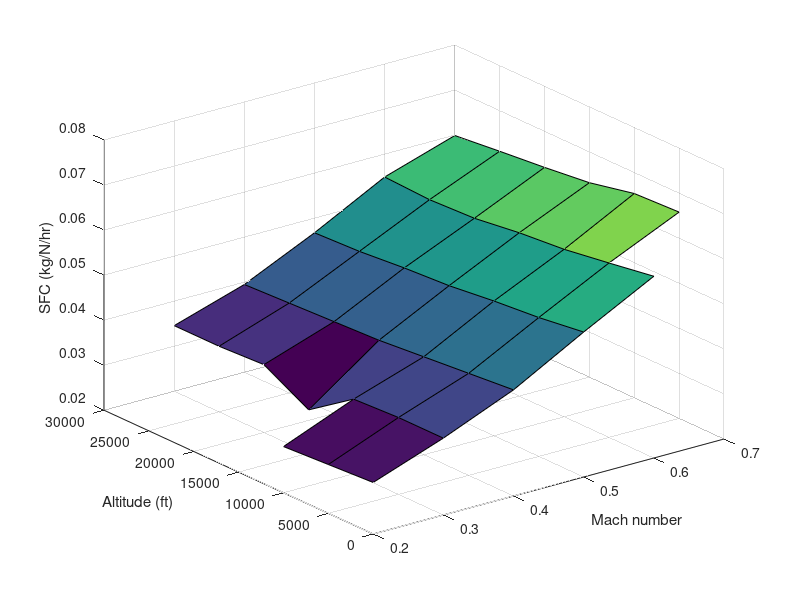
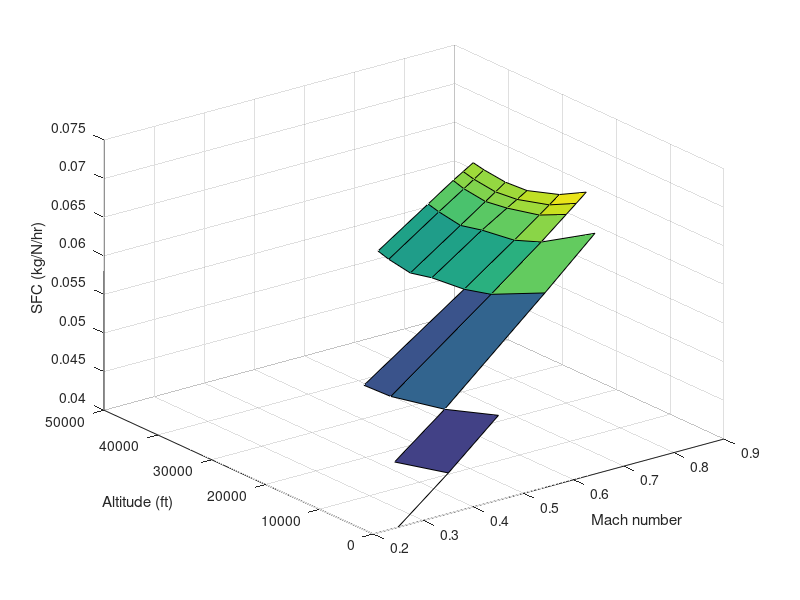

The MATLAB script that drew these images, in order: (Note: this script raises an error after producing the figures.)
%% Turboprop investigation
%      Tom Gilbert

clear all; close all; clc;

%% Aircraft constants
M_empty = 55000;                % MTOM - fuel mass
range = 1000 * 1852;            % 1000nm in metres
g = 9.81;                       % Gravity
SREF = 122;                     % Wing Area
ARW = 9;                        % Aspect ratio

%% Turboprop SFCs
p_alt0  = [0.0314405006535948, 0.0370662406181015, 0.043565856, 0.052188265, 0.060356863, NaN];
p_alt5  = [0.0308472836601307, 0.0370662406181015, 0.042658234, 0.050826832, 0.0587231434, 0.065802595];
p_alt10 = [0.0302540666666667, 0.0365653454746137, 0.041750612, 0.04991921, 0.057180186, 0.065348784];
p_alt15 = [NaN, 0.029602999152, 0.04084299, 0.0487393014, 0.056272564, 0.0631704912];
p_alt20 = [NaN, 0.0350626600441501, 0.040389179, 0.048103966, 0.054911131, 0.0619905826];
p_alt25 = [NaN, 0.0345617649006623, 0.039935368, 0.047196344, 0.05445732, 0.0609921984];
p_alt30 = [NaN, 0.0345617649006623, 0.039481557, 0.046742533, 0.054911131, 0.059903052];

p_SFC = [p_alt0; p_alt5; p_alt10; p_alt15; p_alt20; p_alt25; p_alt30];

%% Turbofan SFCs
f_alt0  = [0.0400346977338441, 0.0452693723715734, 0.050975330315314, NaN, NaN, NaN, NaN, NaN];
f_alt10 = [NaN, 0.0434850561986312, 0.0485569728343026, 0.0601076967215667, 0.066078598921086, NaN, NaN, NaN];
f_alt20 = [NaN, NaN, 0.0470093796650854, 0.0567222073143182, 0.0617367279087274, 0.0644301236266313, 0.0655119952012648, 0.0666164073909517];
f_alt25 = [NaN, NaN, 0.0468559261233926, 0.0557758305784765, 0.0603708180313543, 0.0627493150436612, 0.0637151247827964, 0.0647054193762781];
f_alt31 = [NaN, NaN, NaN, 0.0553369704974229, 0.0597516068495495, 0.0617268327778065, 0.062500097595561, 0.0632938242936834];
f_alt35 = [NaN, NaN, NaN, 0.0546774456236333, 0.0590807746912273, 0.0612976595099268, 0.0621935339611044, 0.0630966843598368];
f_alt39 = [NaN, NaN, NaN, 0.0551660717534006, 0.059557895243282, 0.0616667051983144, 0.0625452735922811, 0.0634151793532949];
f_alt41 = [NaN, NaN, NaN, 0.0555963113351152, 0.0599301137541601, 0.0621027054657041, 0.0629030160527231, 0.0636982345587722]; 

f_SFC = [f_alt0; f_alt10; f_alt20; f_alt25; f_alt31; f_alt35; f_alt39; f_alt41];

%% Turboprop - Mach numbers, Velocities and Altitudes, Densities
p_mach = [0.2: 0.1:0.7];
p_speed_of_sound = [340.3, 334.4, 328.4, 322.2, 316.0, 309.6, 303.1];           %https://www.fighter-planes.com/jetmach1.htm
p_velocity = p_speed_of_sound'*p_mach;

p_altitude = [0:5000:30000];
p_density(1, 1:6) = 1;
p_density(2, 1:6) = 0.8617;
p_density(3, 1:6) = 0.7386;
p_density(4, 1:6) = 0.6295;
p_density(5, 1:6) = 0.5332;
p_density(6, 1:6) = 0.4486;
p_density(7, 1:6) = 0.3747;
p_density = 1.225*p_density;

%% Turbofan - Mach numbers, Velocities and Altitudes, Densities
f_mach = [0.25, 0.35, 0.45, 0.65, 0.75, 0.80, 0.82, 0.84];
f_speed_of_sound = [340.3, 328.4, 316.0, 309.6, 301.56, 295.4, 295.0, 294.9];
f_velocity = f_speed_of_sound'*f_mach;

f_altitude = [0, 10000, 20000, 25000, 31000, 35000, 39000, 41000];
f_density(1, 1:8) = 1;
f_density(2, 1:8) = 0.7386;
f_density(3, 1:8) = 0.5332;
f_density(4, 1:8) = 0.4486;
f_density(5, 1:8) = 0.1741;
f_density(6, 1:8) = 0.3106;
f_density(7, 1:8) = 0.2592;
f_density(8, 1:8) = 0.2354;
f_density = 1.225*f_density;

%% Plot turboprop SFC, against altitude and Mach number
figure("name", "Turboprop SFCs")
surf(p_mach,p_altitude,p_SFC)
xlabel("Mach number")
ylabel("Altitude (ft)")
zlabel("SFC (kg/N/hr)")

%% Plot turbofan SFC, against altitude and Mach number
figure("name", "Turbofan SFCs")
surf(f_mach,f_altitude,f_SFC)
xlabel("Mach number")
ylabel("Altitude (ft)")
zlabel("SFC (kg/N/hr)")

%% Turboprop - L/D approximations for various Mach numbers and altitudes
p_C_L = ((M_empty-0.5*4000)*9.81)./(0.5*p_density.*p_velocity.^2*SREF);

C_D_0 = 0.016;                  % Guesed from wiki page about drag coefficients (boeing 787 then minus estimated a320 induced drag)
p_C_D_i = (p_C_L.^2)./(pi.*ARW);
p_C_D = C_D_0 + p_C_D_i;

%% Turbofan - L/D approximations for various Mach numbers and altitudes
f_C_L = ((M_empty-0.5*4000)*9.81)./(0.5*f_density.*f_velocity.^2*SREF);
 
f_C_D_i = (f_C_L.^2)./(pi.*ARW);
f_C_D = C_D_0 + f_C_D_i;

%% Turboprop - Fuel mass
p_M_fuel = M_empty .* exp( (range*g.(p_SFC./60^2))./(p_velocity . (p_C_L./p_C_D)) ) - M_empty;

%% Turbofan - Fuel mass
f_M_fuel = M_empty .* exp( (range*g.(f_SFC./60^2))./(f_velocity . (f_C_L./f_C_D)) ) - M_empty;

%% Plot turboprop fuel burn against Mach numbers and altitudes
figure("name", "Turboprop fuel burn")
surf(p_mach,p_altitude,log(p_M_fuel))
xlabel("Mach number")
ylabel("Altitude (ft)")
zlabel("LOG(Fuel Mass) (kg)")

%% Plot turbofan fuel burn against Mach numbers and altitudes
figure("name", "Turbofan fuel burn")
surf(f_mach,f_altitude,log(f_M_fuel))
xlabel("Mach number")
ylabel("Altitude (ft)")
zlabel("LOG(Fuel Mass) (kg)")

%% Print out minimum fuel burn values for turboprop
[r,c]=find(p_M_fuel==min(min(p_M_fuel)));
fprintf("PROP: Min fuel %f kg at SFC %f kg/N/hr, Mach %f, Velocity %f m/s, and Altitude %d ft. \n", p_M_fuel(r,c), p_SFC(r,c), p_mach(c), p_velocity(r,c), p_altitude(r))

%% Print out minimum fuel burn values for turboprop
[r,c]=find(f_M_fuel==min(min(f_M_fuel)));
fprintf("FAN:  Min fuel %f kg at SFC %f kg/N/hr, Mach %f, Velocity %f m/s, and Altitude %d ft. \n", f_M_fuel(r,c), f_SFC(r,c), f_mach(c), f_velocity(r,c), f_altitude(r))